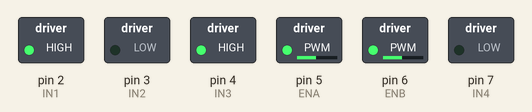
Recording of a sketch running on a simulated Arduino Uno, built with avr-gcc and run on an emulated ATmega328P. Parts: switched loads named in the sketch (green lamp = pin HIGH).

Above: at 0.1 s.
At 5.1 s:
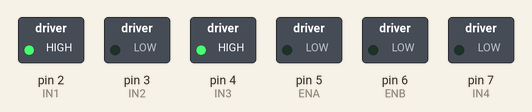
Timing chart, 0 to 6.6 s (numbered marks = the images above):
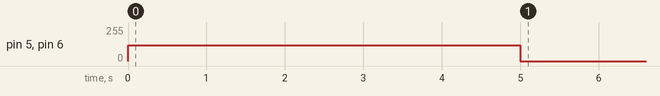

The sketch:

Arduino_response_light_test.ino
```cpp
// Left motor
const int ENA = 5;
const int IN1 = 2;
const int IN2 = 3;

// Right motor
const int ENB = 6;
const int IN3 = 4;
const int IN4 = 7;

void setup() {
  // Set all motor pins as outputs
  pinMode(ENA, OUTPUT);
  pinMode(IN1, OUTPUT);
  pinMode(IN2, OUTPUT);

  pinMode(ENB, OUTPUT);
  pinMode(IN3, OUTPUT);
  pinMode(IN4, OUTPUT);

  // Move both motors forward
  digitalWrite(IN1, HIGH);
  digitalWrite(IN2, LOW);

  digitalWrite(IN3, HIGH);
  digitalWrite(IN4, LOW);

  // Motor speed: 0 to 255
  analogWrite(ENA, 120);
  analogWrite(ENB, 120);

  // Continue moving for 5 seconds
  delay(5000);

  // Stop both motors
  analogWrite(ENA, 0);
  analogWrite(ENB, 0);
}

void loop() {
  // Nothing here, so the rover stays stopped
}
```
